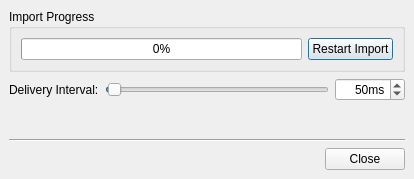
<ui version="4.0" >
 <class>SessionReplayWidget</class>
 <widget class="QDialog" name="SessionReplayWidget" >
  <property name="geometry" >
   <rect>
    <x>0</x>
    <y>0</y>
    <width>414</width>
    <height>179</height>
   </rect>
  </property>
  <property name="windowTitle" >
   <string>Session Replay Control</string>
  </property>
  <layout class="QVBoxLayout" >
   <property name="margin" >
    <number>9</number>
   </property>
   <property name="spacing" >
    <number>6</number>
   </property>
   <item>
    <widget class="QGroupBox" name="groupBox" >
     <property name="title" >
      <string>Import Progress</string>
     </property>
     <layout class="QHBoxLayout" >
      <property name="margin" >
       <number>9</number>
      </property>
      <property name="spacing" >
       <number>6</number>
      </property>
      <item>
       <widget class="QProgressBar" name="importProgress" >
        <property name="value" >
         <number>0</number>
        </property>
        <property name="orientation" >
         <enum>Qt::Horizontal</enum>
        </property>
       </widget>
      </item>
      <item>
       <widget class="QPushButton" name="restartButton" >
        <property name="text" >
         <string>Restart Import</string>
        </property>
        <property name="icon" >
         <iconset resource="profit.qrc" >:/images/icons/noatunloopsong.png</iconset>
        </property>
       </widget>
      </item>
     </layout>
    </widget>
   </item>
   <item>
    <layout class="QHBoxLayout" >
     <property name="margin" >
      <number>0</number>
     </property>
     <property name="spacing" >
      <number>6</number>
     </property>
     <item>
      <widget class="QLabel" name="label" >
       <property name="text" >
        <string>Delivery Interval:</string>
       </property>
      </widget>
     </item>
     <item>
      <widget class="QSlider" name="timerSlider" >
       <property name="minimumSize" >
        <size>
         <width>128</width>
         <height>0</height>
        </size>
       </property>
       <property name="minimum" >
        <number>0</number>
       </property>
       <property name="maximum" >
        <number>5000</number>
       </property>
       <property name="singleStep" >
        <number>0</number>
       </property>
       <property name="pageStep" >
        <number>50</number>
       </property>
       <property name="value" >
        <number>50</number>
       </property>
       <property name="sliderPosition" >
        <number>50</number>
       </property>
       <property name="tracking" >
        <bool>true</bool>
       </property>
       <property name="orientation" >
        <enum>Qt::Horizontal</enum>
       </property>
      </widget>
     </item>
     <item>
      <widget class="QSpinBox" name="timerSpin" >
       <property name="alignment" >
        <set>Qt::AlignRight</set>
       </property>
       <property name="specialValueText" >
        <string/>
       </property>
       <property name="suffix" >
        <string>ms</string>
       </property>
       <property name="prefix" >
        <string/>
       </property>
       <property name="maximum" >
        <number>5000</number>
       </property>
       <property name="minimum" >
        <number>0</number>
       </property>
       <property name="singleStep" >
        <number>50</number>
       </property>
       <property name="value" >
        <number>50</number>
       </property>
      </widget>
     </item>
    </layout>
   </item>
   <item>
    <spacer>
     <property name="orientation" >
      <enum>Qt::Vertical</enum>
     </property>
     <property name="sizeType" >
      <enum>QSizePolicy::Expanding</enum>
     </property>
     <property name="sizeHint" >
      <size>
       <width>396</width>
       <height>31</height>
      </size>
     </property>
    </spacer>
   </item>
   <item>
    <widget class="Line" name="line" >
     <property name="orientation" >
      <enum>Qt::Horizontal</enum>
     </property>
    </widget>
   </item>
   <item>
    <widget class="QDialogButtonBox" name="buttonBox" >
     <property name="orientation" >
      <enum>Qt::Horizontal</enum>
     </property>
     <property name="standardButtons" >
      <set>QDialogButtonBox::Close</set>
     </property>
    </widget>
   </item>
  </layout>
  <action name="actionF34a" >
   <property name="text" >
    <string>F34a</string>
   </property>
  </action>
 </widget>
 <resources>
  <include location="profit.qrc" />
 </resources>
 <connections>
  <connection>
   <sender>timerSlider</sender>
   <signal>valueChanged(int)</signal>
   <receiver>timerSpin</receiver>
   <slot>setValue(int)</slot>
   <hints>
    <hint type="sourcelabel" >
     <x>16</x>
     <y>69</y>
    </hint>
    <hint type="destinationlabel" >
     <x>59</x>
     <y>148</y>
    </hint>
   </hints>
  </connection>
  <connection>
   <sender>timerSpin</sender>
   <signal>valueChanged(int)</signal>
   <receiver>timerSlider</receiver>
   <slot>setValue(int)</slot>
   <hints>
    <hint type="sourcelabel" >
     <x>59</x>
     <y>148</y>
    </hint>
    <hint type="destinationlabel" >
     <x>16</x>
     <y>69</y>
    </hint>
   </hints>
  </connection>
  <connection>
   <sender>buttonBox</sender>
   <signal>rejected()</signal>
   <receiver>SessionReplayWidget</receiver>
   <slot>reject()</slot>
   <hints>
    <hint type="sourcelabel" >
     <x>236</x>
     <y>338</y>
    </hint>
    <hint type="destinationlabel" >
     <x>236</x>
     <y>180</y>
    </hint>
   </hints>
  </connection>
  <connection>
   <sender>buttonBox</sender>
   <signal>accepted()</signal>
   <receiver>SessionReplayWidget</receiver>
   <slot>accept()</slot>
   <hints>
    <hint type="sourcelabel" >
     <x>236</x>
     <y>338</y>
    </hint>
    <hint type="destinationlabel" >
     <x>236</x>
     <y>180</y>
    </hint>
   </hints>
  </connection>
 </connections>
</ui>
